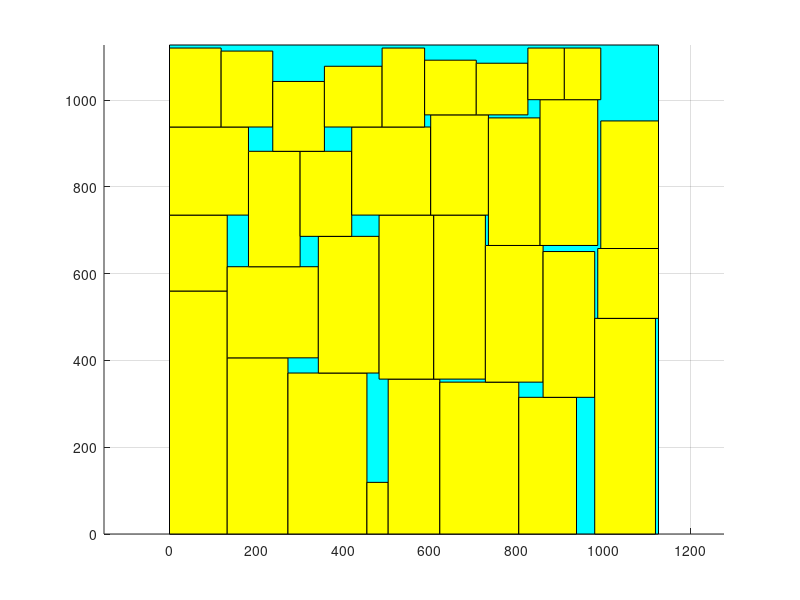

MATLAB code to generate this figure:
axis equal;
hold on;
grid on;
block_x=[0 0 1127 1127 0];
block_y=[0 1127 1127 0 0];
fill(block_x, block_y, 'c');
block_x=[0 0 133 133 0];
block_y=[0 560 560 0 0];
fill(block_x, block_y, 'y');
block_x=[133 133 273 273 133];
block_y=[0 406 406 0 0];
fill(block_x, block_y, 'y');
block_x=[0 0 133 133 0];
block_y=[560 735 735 560 560];
fill(block_x, block_y, 'y');
block_x=[273 273 455 455 273];
block_y=[0 371 371 0 0];
fill(block_x, block_y, 'y');
block_x=[133 133 343 343 133];
block_y=[406 616 616 406 406];
fill(block_x, block_y, 'y');
block_x=[0 0 182 182 0];
block_y=[735 938 938 735 735];
fill(block_x, block_y, 'y');
block_x=[455 455 504 504 455];
block_y=[0 119 119 0 0];
fill(block_x, block_y, 'y');
block_x=[343 343 483 483 343];
block_y=[371 686 686 371 371];
fill(block_x, block_y, 'y');
block_x=[182 182 301 301 182];
block_y=[616 882 882 616 616];
fill(block_x, block_y, 'y');
block_x=[0 0 119 119 0];
block_y=[938 1120 1120 938 938];
fill(block_x, block_y, 'y');
block_x=[504 504 623 623 504];
block_y=[0 357 357 0 0];
fill(block_x, block_y, 'y');
block_x=[483 483 609 609 483];
block_y=[357 735 735 357 357];
fill(block_x, block_y, 'y');
block_x=[301 301 420 420 301];
block_y=[686 882 882 686 686];
fill(block_x, block_y, 'y');
block_x=[119 119 238 238 119];
block_y=[938 1113 1113 938 938];
fill(block_x, block_y, 'y');
block_x=[623 623 805 805 623];
block_y=[0 350 350 0 0];
fill(block_x, block_y, 'y');
block_x=[609 609 728 728 609];
block_y=[357 735 735 357 357];
fill(block_x, block_y, 'y');
block_x=[420 420 602 602 420];
block_y=[735 938 938 735 735];
fill(block_x, block_y, 'y');
block_x=[238 238 357 357 238];
block_y=[882 1043 1043 882 882];
fill(block_x, block_y, 'y');
block_x=[805 805 938 938 805];
block_y=[0 315 315 0 0];
fill(block_x, block_y, 'y');
block_x=[728 728 861 861 728];
block_y=[350 665 665 350 350];
fill(block_x, block_y, 'y');
block_x=[602 602 735 735 602];
block_y=[735 966 966 735 735];
fill(block_x, block_y, 'y');
block_x=[357 357 490 490 357];
block_y=[938 1078 1078 938 938];
fill(block_x, block_y, 'y');
block_x=[861 861 980 980 861];
block_y=[315 651 651 315 315];
fill(block_x, block_y, 'y');
block_x=[735 735 854 854 735];
block_y=[665 959 959 665 665];
fill(block_x, block_y, 'y');
block_x=[490 490 588 588 490];
block_y=[938 1120 1120 938 938];
fill(block_x, block_y, 'y');
block_x=[980 980 1120 1120 980];
block_y=[0 497 497 0 0];
fill(block_x, block_y, 'y');
block_x=[854 854 987 987 854];
block_y=[665 1001 1001 665 665];
fill(block_x, block_y, 'y');
block_x=[588 588 707 707 588];
block_y=[966 1092 1092 966 966];
fill(block_x, block_y, 'y');
block_x=[987 987 1127 1127 987];
block_y=[497 658 658 497 497];
fill(block_x, block_y, 'y');
block_x=[707 707 826 826 707];
block_y=[966 1085 1085 966 966];
fill(block_x, block_y, 'y');
block_x=[826 826 910 910 826];
block_y=[1001 1120 1120 1001 1001];
fill(block_x, block_y, 'y');
block_x=[910 910 994 994 910];
block_y=[1001 1120 1120 1001 1001];
fill(block_x, block_y, 'y');
block_x=[994 994 1127 1127 994];
block_y=[658 952 952 658 658];
fill(block_x, block_y, 'y');
